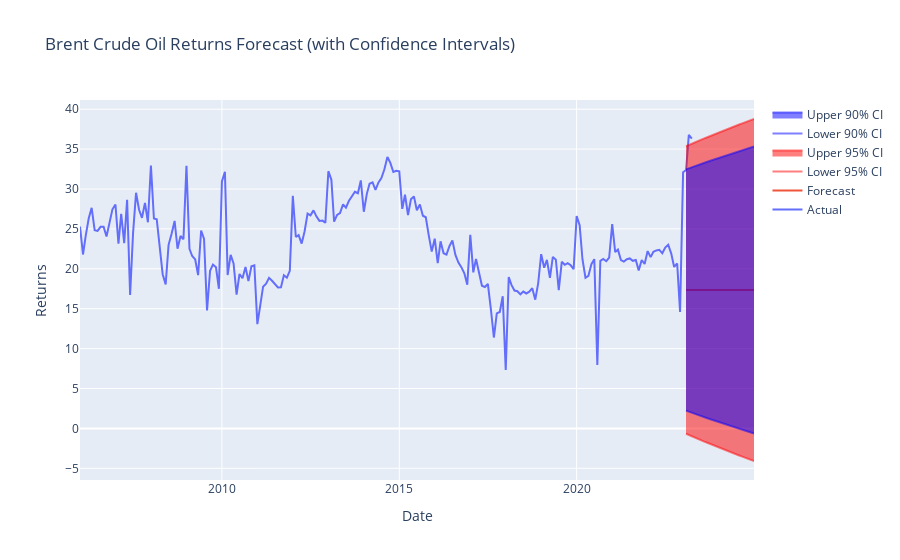

Write notebook code for a chart like this one.
### Markdown cell above
17. **Forecasting Future Prices**: The model is used to forecast future prices.

### Code cell
# Forecasting with confidence intervals for the next 24 months

future_dates = pd.date_range(start='2023-01-01', periods=24, freq='M') 

# Forecast with 95% confidence interval
forecast_obj_95 = model_fit.get_prediction(start=future_dates[0], end=future_dates[-1])
forecast_95 = forecast_obj_95.predicted_mean
conf_int_95 = forecast_obj_95.conf_int(alpha=0.05)

# Forecast with 90% confidence interval
forecast_obj_90 = model_fit.get_prediction(start=future_dates[0], end=future_dates[-1])
conf_int_90 = forecast_obj_90.conf_int(alpha=0.10)

# Plot the forecast with confidence intervals
fig = go.Figure()
fig.add_trace(go.Scatter(x=data.index, y=data['Returns'], mode='lines', name='Actual'))
fig.add_trace(go.Scatter(x=future_dates, y=forecast_95, mode='lines', name='Forecast'))
fig.add_trace(go.Scatter(x=future_dates, y=conf_int_95.iloc[:, 0], mode='lines', name='Lower 95% CI', line=dict(color='rgba(255,0,0,0.5)')))
fig.add_trace(go.Scatter(x=future_dates, y=conf_int_95.iloc[:, 1], mode='lines', name='Upper 95% CI', line=dict(color='rgba(255,0,0,0.5)'), fill='tonexty'))
fig.add_trace(go.Scatter(x=future_dates, y=conf_int_90.iloc[:, 0], mode='lines', name='Lower 90% CI', line=dict(color='rgba(0,0,255,0.5)')))
fig.add_trace(go.Scatter(x=future_dates, y=conf_int_90.iloc[:, 1], mode='lines', name='Upper 90% CI', line=dict(color='rgba(0,0,255,0.5)'), fill='tonexty'))
fig.update_layout(title='Brent Crude Oil Returns Forecast (with Confidence Intervals)', xaxis_title='Date', yaxis_title='Returns')
fig.show()

### Figure 1 — Plotly figure (JSON) as saved in the notebook; plotly's stock layout.template omitted (floating-point values rounded to 4 significant figures; data arrays with more than 128 entries replaced by an {"elided": "..."} marker saying what was removed)
{"data": [{"mode": "lines", "name": "Actual", "type": "scatter", "x": {"elided": "208 str values"}, "y": {"elided": "208 float values"}}, {"mode": "lines", "name": "Forecast", "type": "scatter", "x": ["2023-01-31T00:00:00", "2023-02-28T00:00:00", "2023-03-31T00:00:00", "2023-04-30T00:00:00", "2023-05-31T00:00:00", "2023-06-30T00:00:00", "2023-07-31T00:00:00", "2023-08-31T00:00:00", "2023-09-30T00:00:00", "2023-10-31T00:00:00", "2023-11-30T00:00:00", "2023-12-31T00:00:00", "2024-01-31T00:00:00", "2024-02-29T00:00:00", "2024-03-31T00:00:00", "2024-04-30T00:00:00", "2024-05-31T00:00:00", "2024-06-30T00:00:00", "2024-07-31T00:00:00", "2024-08-31T00:00:00", "2024-09-30T00:00:00", "2024-10-31T00:00:00", "2024-11-30T00:00:00", "2024-12-31T00:00:00"], "y": [17.34, 17.34, 17.34, 17.34, 17.34, 17.34, 17.34, 17.34, 17.34, 17.34, 17.34, 17.34, 17.34, 17.34, 17.34, 17.34, 17.34, 17.34, 17.34, 17.34, 17.34, 17.34, 17.34, 17.34]}, {"line": {"color": "rgba(255,0,0,0.5)"}, "mode": "lines", "name": "Lower 95% CI", "type": "scatter", "x": ["2023-01-31T00:00:00", "2023-02-28T00:00:00", "2023-03-31T00:00:00", "2023-04-30T00:00:00", "2023-05-31T00:00:00", "2023-06-30T00:00:00", "2023-07-31T00:00:00", "2023-08-31T00:00:00", "2023-09-30T00:00:00", "2023-10-31T00:00:00", "2023-11-30T00:00:00", "2023-12-31T00:00:00", "2024-01-31T00:00:00", "2024-02-29T00:00:00", "2024-03-31T00:00:00", "2024-04-30T00:00:00", "2024-05-31T00:00:00", "2024-06-30T00:00:00", "2024-07-31T00:00:00", "2024-08-31T00:00:00", "2024-09-30T00:00:00", "2024-10-31T00:00:00", "2024-11-30T00:00:00", "2024-12-31T00:00:00"], "y": [-0.6683, -0.8302, -0.9906, -1.15, -1.307, -1.464, -1.619, -1.773, -1.925, -2.077, -2.227, -2.376, -2.524, -2.671, -2.817, -2.961, -3.105, -3.248, -3.39, -3.53, -3.67, -3.809, -3.947, -4.084]}, {"fill": "tonexty", "line": {"color": "rgba(255,0,0,0.5)"}, "mode": "lines", "name": "Upper 95% CI", "type": "scatter", "x": ["2023-01-31T00:00:00", "2023-02-28T00:00:00", "2023-03-31T00:00:00", "2023-04-30T00:00:00", "2023-05-31T00:00:00", "2023-06-30T00:00:00", "2023-07-31T00:00:00", "2023-08-31T00:00:00", "2023-09-30T00:00:00", "2023-10-31T00:00:00", "2023-11-30T00:00:00", "2023-12-31T00:00:00", "2024-01-31T00:00:00", "2024-02-29T00:00:00", "2024-03-31T00:00:00", "2024-04-30T00:00:00", "2024-05-31T00:00:00", "2024-06-30T00:00:00", "2024-07-31T00:00:00", "2024-08-31T00:00:00", "2024-09-30T00:00:00", "2024-10-31T00:00:00", "2024-11-30T00:00:00", "2024-12-31T00:00:00"], "y": [35.35, 35.52, 35.68, 35.84, 35.99, 36.15, 36.31, 36.46, 36.61, 36.76, 36.91, 37.06, 37.21, 37.36, 37.5, 37.65, 37.79, 37.93, 38.08, 38.22, 38.36, 38.5, 38.63, 38.77]}, {"line": {"color": "rgba(0,0,255,0.5)"}, "mode": "lines", "name": "Lower 90% CI", "type": "scatter", "x": ["2023-01-31T00:00:00", "2023-02-28T00:00:00", "2023-03-31T00:00:00", "2023-04-30T00:00:00", "2023-05-31T00:00:00", "2023-06-30T00:00:00", "2023-07-31T00:00:00", "2023-08-31T00:00:00", "2023-09-30T00:00:00", "2023-10-31T00:00:00", "2023-11-30T00:00:00", "2023-12-31T00:00:00", "2024-01-31T00:00:00", "2024-02-29T00:00:00", "2024-03-31T00:00:00", "2024-04-30T00:00:00", "2024-05-31T00:00:00", "2024-06-30T00:00:00", "2024-07-31T00:00:00", "2024-08-31T00:00:00", "2024-09-30T00:00:00", "2024-10-31T00:00:00", "2024-11-30T00:00:00", "2024-12-31T00:00:00"], "y": [2.227, 2.092, 1.957, 1.824, 1.691, 1.56, 1.43, 1.301, 1.173, 1.046, 0.9195, 0.7944, 0.6702, 0.547, 0.4246, 0.3031, 0.1825, 0.06271, -0.05624, -0.1744, -0.2917, -0.4083, -0.5241, -0.6392]}, {"fill": "tonexty", "line": {"color": "rgba(0,0,255,0.5)"}, "mode": "lines", "name": "Upper 90% CI", "type": "scatter", "x": ["2023-01-31T00:00:00", "2023-02-28T00:00:00", "2023-03-31T00:00:00", "2023-04-30T00:00:00", "2023-05-31T00:00:00", "2023-06-30T00:00:00", "2023-07-31T00:00:00", "2023-08-31T00:00:00", "2023-09-30T00:00:00", "2023-10-31T00:00:00", "2023-11-30T00:00:00", "2023-12-31T00:00:00", "2024-01-31T00:00:00", "2024-02-29T00:00:00", "2024-03-31T00:00:00", "2024-04-30T00:00:00", "2024-05-31T00:00:00", "2024-06-30T00:00:00", "2024-07-31T00:00:00", "2024-08-31T00:00:00", "2024-09-30T00:00:00", "2024-10-31T00:00:00", "2024-11-30T00:00:00", "2024-12-31T00:00:00"], "y": [32.46, 32.59, 32.73, 32.86, 33.0, 33.13, 33.26, 33.39, 33.51, 33.64, 33.77, 33.89, 34.02, 34.14, 34.26, 34.38, 34.5, 34.62, 34.74, 34.86, 34.98, 35.09, 35.21, 35.33]}], "layout": {"title": {"text": "Brent Crude Oil Returns Forecast (with Confidence Intervals)"}, "xaxis": {"title": {"text": "Date"}}, "yaxis": {"title": {"text": "Returns"}}}}
